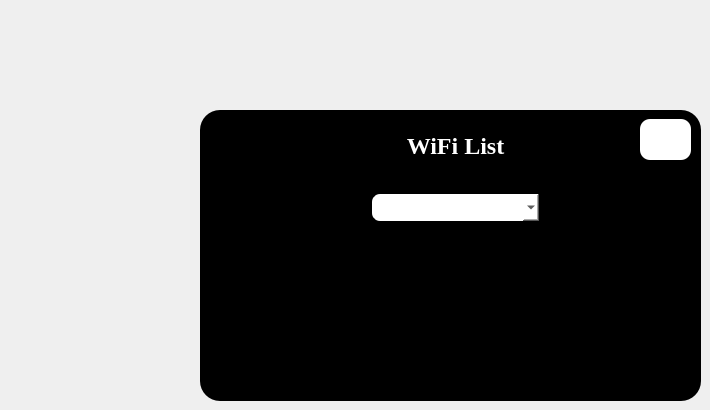
    <widget class="QWidget" name="page_8">
     <widget class="QGroupBox" name="groupBox_7">
      <property name="geometry">
       <rect>
        <x>200</x>
        <y>110</y>
        <width>501</width>
        <height>291</height>
       </rect>
      </property>
      <property name="styleSheet">
       <string notr="true">QGroupBox{
color:white;
background:black;
border-radius:20px;
}</string>
      </property>
      <property name="title">
       <string/>
      </property>
      <widget class="QComboBox" name="comboBox_Wifi">
       <property name="geometry">
        <rect>
         <x>170</x>
         <y>82</y>
         <width>171</width>
         <height>31</height>
        </rect>
       </property>
       <property name="styleSheet">
        <string notr="true">QComboBox{
border: 2px solid black;
border-radius:10px;
background:white;
}</string>
       </property>
      </widget>
      <widget class="QLabel" name="label_Wifi">
       <property name="geometry">
        <rect>
         <x>90</x>
         <y>20</y>
         <width>331</width>
         <height>31</height>
        </rect>
       </property>
       <property name="font">
        <font>
         <family>Times New Roman</family>
         <pointsize>18</pointsize>
         <weight>75</weight>
         <bold>true</bold>
        </font>
       </property>
       <property name="styleSheet">
        <string notr="true">color:white;
</string>
       </property>
       <property name="text">
        <string>WiFi List</string>
       </property>
       <property name="alignment">
        <set>Qt::AlignCenter</set>
       </property>
      </widget>
      <widget class="QPushButton" name="pushButton_50">
       <property name="geometry">
        <rect>
         <x>440</x>
         <y>9</y>
         <width>51</width>
         <height>41</height>
        </rect>
       </property>
       <property name="styleSheet">
        <string notr="true">QPushButton{
border-radius:10px;
background:white;

background-color: rgb(255, 255, 255);}
QPushButton:hover {
  background: rgb(170, 165, 163);
}</string>
       </property>
       <property name="text">
        <string/>
       </property>
       <property name="icon">
        <iconset>
         <normaloff>:/images/return.png</normaloff>:/images/return.png</iconset>
       </property>
       <property name="iconSize">
        <size>
         <width>20</width>
         <height>20</height>
        </size>
       </property>
      </widget>
     </widget>
    </widget>
